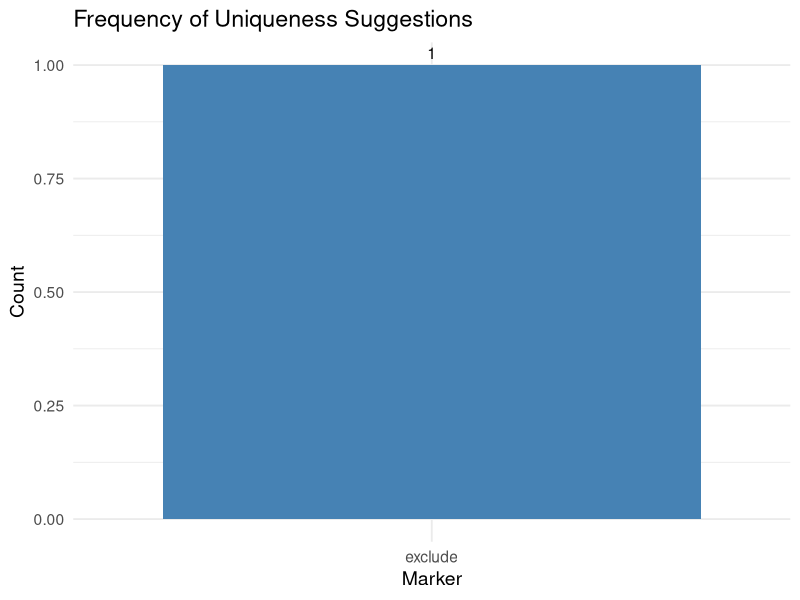
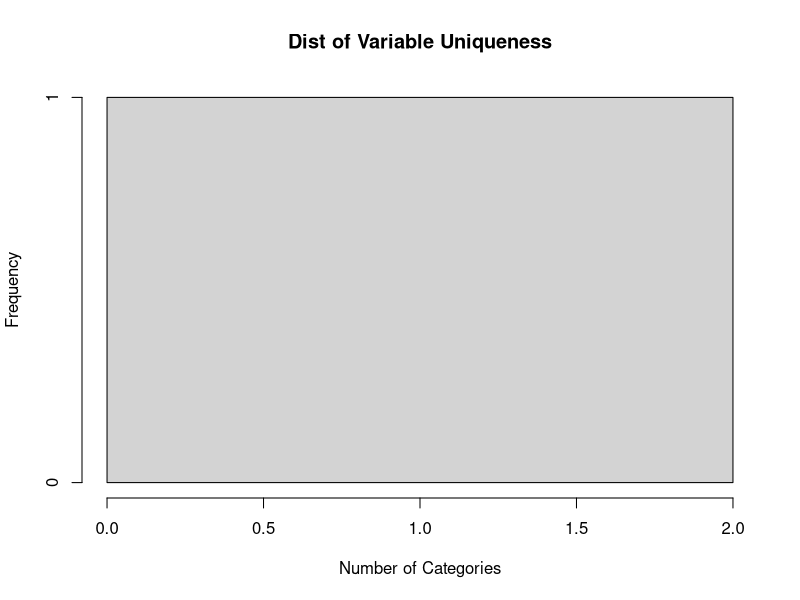

These figures' R source, in order: (Note: this script raises an error after producing the figures.)

library(dplyr)
library(ggplot2)

data_19to21 <- read.csv("data/AnnualPopulationSurvey_Jan2019_Dec2021.csv")


### Num of unique vals per col
uniques <- sapply(data_19to21, function(x) length(unique(x)))

uniques_df <- data.frame(
  var_name = names(uniques),
  level_count = as.integer(uniques),
  row.names = NULL
  )

uniques_df <- uniques_df[order(-uniques_df$level_count), ]


###Proportions
uniqueness_ratio <- sapply(data_19to21, function(x) length(unique(x)) / length(x))

uniqueness_df <- data.frame(
  var_name = names(uniqueness_ratio),
  ratio = as.numeric(uniqueness_ratio),
  row.names = NULL
)

uniqueness_df <- uniqueness_df[order(-uniqueness_df$ratio), ]

###Merge and sort

diagnostics <- merge(uniques_df, uniqueness_df, by="var_name")

diagnostics$marker <- with(diagnostics, ifelse(
  level_count > 200 | ratio > 0.05, "exclude",
  ifelse(level_count > 100, "supplementary",
  ifelse(level_count > 50, "review", "ok"))
))

##Top 30 (all the Excludes)
head(diagnostics[order(-diagnostics$level_count),], 30)
head(diagnostics[order(-diagnostics$ratio), ], 30)

##Marked for Review only
rev_diagnostics <- subset(diagnostics, marker=="review")

head(rev_diagnostics[order(-rev_diagnostics$level_count),], 30)
head(rev_diagnostics[order(-rev_diagnostics$ratio), ], 30)

ggplot(diagnostics, aes(x=marker)) + geom_bar(fill="steelblue") + 
  geom_text(
    stat = "count",
    aes(label=..count..),
    vjust = -0.5,
    size=4
  ) +
  labs(
  title="Frequency of Uniqueness Suggestions",
  x="Marker",
  y="Count"
) + theme_minimal(base_size=14)

hist(diagnostics$level_count, breaks=50, main="Dist of Variable Uniqueness", xlab="Number of Categories")

excludes <- diagnostics$var_name[diagnostics$marker=="exclude"]
to_keep <- c("GROSS99", "HOURPAY", "HRRATE", "NET99", "USNETPAY", "USUGPAY", "GRSSWK", "NETWK", "SECNET", "SECGRO", "TOTAC2", "TOTUS2", "TOTAC1", "GRSSWK2", "ACTHR", "USUHR", "NETWK2", "soc20S", "HRRATE2")

excludes <- setdiff(excludes, to_keep)

review <- diagnostics$var_name[diagnostics$marker=="review"]
review_okayed <- c("AGE", "SC20SMN", "BANDG", "BANDN", "CAMEYR", "SC10LMN", "SC10MMN", "SC20R", "SC10SMN", "LEFTYR", "HIQUAL15", "BACTHR", "BUSHR", "PAIDHRA", "PAIDHRU", "TOTHRS", "TTACHR", "TTUSHR", "CAMEYR2", "HITQUA15", "OVHRS", "BANDN2")

excludes <- c(excludes, setdiff(review, review_okayed))

names_19 <- names(data_19to21)
names_22 <- names(data_22to24)

setdiff(names_22, names_19)
